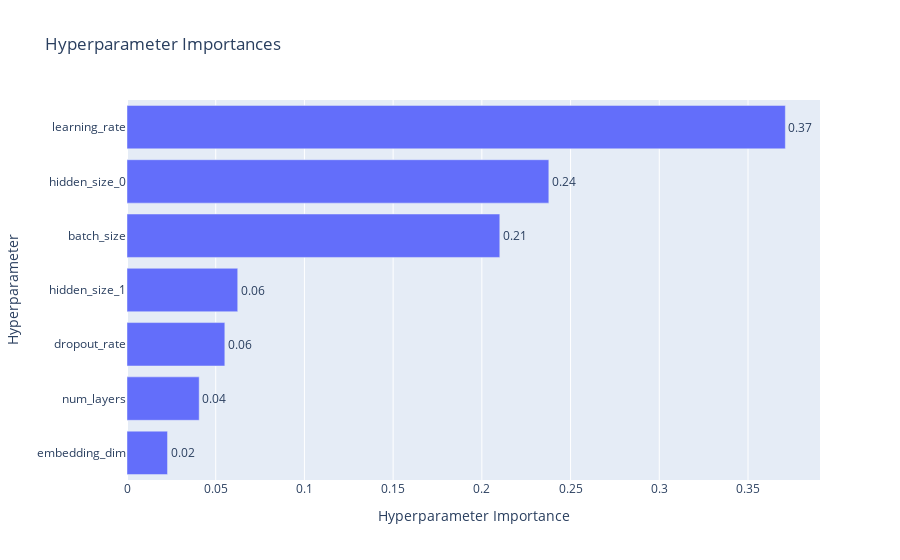

Notebook code for this chart:
### Markdown cell above
### Hyperparameter Sensitivity Analysis

### Code cell
# Hyperparameter Importances
plot_param_importances(study).show()

### Figure 1 — Plotly figure (JSON) as saved in the notebook; plotly's stock layout.template omitted (floating-point values rounded to 4 significant figures)
{"data": [{"cliponaxis": false, "hovertemplate": ["embedding_dim (IntDistribution): 0.022845951830105<extra></extra>", "num_layers (IntDistribution): 0.040688220808155325<extra></extra>", "dropout_rate (FloatDistribution): 0.055140046626611476<extra></extra>", "hidden_size_1 (IntDistribution): 0.06240790246052428<extra></extra>", "batch_size (CategoricalDistribution): 0.21011609364075776<extra></extra>", "hidden_size_0 (IntDistribution): 0.23774858050399786<extra></extra>", "learning_rate (FloatDistribution): 0.3710532041298484<extra></extra>"], "name": "Objective Value", "orientation": "h", "text": ["0.02", "0.04", "0.06", "0.06", "0.21", "0.24", "0.37"], "textposition": "outside", "type": "bar", "x": [0.02285, 0.04069, 0.05514, 0.06241, 0.2101, 0.2377, 0.3711], "y": ["embedding_dim", "num_layers", "dropout_rate", "hidden_size_1", "batch_size", "hidden_size_0", "learning_rate"]}], "layout": {"title": {"text": "Hyperparameter Importances"}, "xaxis": {"title": {"text": "Hyperparameter Importance"}}, "yaxis": {"title": {"text": "Hyperparameter"}}}}
